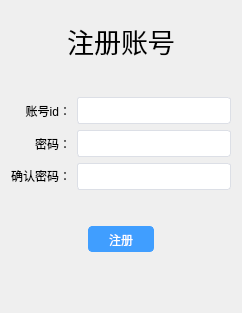
<?xml version="1.0" encoding="UTF-8"?>
<ui version="4.0">
 <class>CRegisterDialog</class>
 <widget class="QDialog" name="CRegisterDialog">
  <property name="geometry">
   <rect>
    <x>0</x>
    <y>0</y>
    <width>242</width>
    <height>313</height>
   </rect>
  </property>
  <property name="windowTitle">
   <string>注册账号</string>
  </property>
  <property name="styleSheet">
   <string notr="true">CRegisterDialog {
    background-color: white;
}

QPushButton {
    background-color: #fff;
    border: 1px solid #dcdfe6;
    color: #606266;
    padding: 4px 20px 2px 20px;
    border-radius: 4px;
}

QPushButton#btnRegiste {
    color: #fff;
    background-color: #409eff;
    border-color: #409eff;
}

QPushButton#btnRegiste:hover {
    color: #fff;
    background-color: #66b1ff;
    border-color: #66b1ff;
}

QPushButton#btnRegiste:pressed {
    color: #fff;
    background-color: #409eff;
    border-color: #409eff;
    padding-left: 0;
    padding-right: 0;
}

QLineEdit {
    background-color: #fff;
    border-radius: 3px;
    border: 1px solid #dcdfe6;
    color: #606266;
    height: 25px;
    padding: 0 15px;
    width: 100%;
}</string>
  </property>
  <layout class="QGridLayout" name="gridLayout">
   <item row="0" column="0">
    <widget class="QLabel" name="label">
     <property name="font">
      <font>
       <family>Consolas</family>
       <pointsize>20</pointsize>
      </font>
     </property>
     <property name="text">
      <string>注册账号</string>
     </property>
     <property name="alignment">
      <set>Qt::AlignCenter</set>
     </property>
    </widget>
   </item>
   <item row="1" column="0">
    <spacer name="verticalSpacer">
     <property name="orientation">
      <enum>Qt::Vertical</enum>
     </property>
     <property name="sizeType">
      <enum>QSizePolicy::Fixed</enum>
     </property>
     <property name="sizeHint" stdset="0">
      <size>
       <width>20</width>
       <height>20</height>
      </size>
     </property>
    </spacer>
   </item>
   <item row="2" column="0">
    <layout class="QVBoxLayout" name="verticalLayout">
     <item>
      <layout class="QHBoxLayout" name="horizontalLayout">
       <item>
        <widget class="QLabel" name="label_2">
         <property name="minimumSize">
          <size>
           <width>60</width>
           <height>0</height>
          </size>
         </property>
         <property name="text">
          <string>账号id：</string>
         </property>
         <property name="alignment">
          <set>Qt::AlignRight|Qt::AlignTrailing|Qt::AlignVCenter</set>
         </property>
        </widget>
       </item>
       <item>
        <widget class="QLineEdit" name="leUsername"/>
       </item>
      </layout>
     </item>
     <item>
      <layout class="QHBoxLayout" name="horizontalLayout_2">
       <item>
        <widget class="QLabel" name="label_3">
         <property name="minimumSize">
          <size>
           <width>60</width>
           <height>0</height>
          </size>
         </property>
         <property name="maximumSize">
          <size>
           <width>60</width>
           <height>16777215</height>
          </size>
         </property>
         <property name="text">
          <string>密码：</string>
         </property>
         <property name="textFormat">
          <enum>Qt::AutoText</enum>
         </property>
         <property name="scaledContents">
          <bool>false</bool>
         </property>
         <property name="alignment">
          <set>Qt::AlignRight|Qt::AlignTrailing|Qt::AlignVCenter</set>
         </property>
         <property name="wordWrap">
          <bool>false</bool>
         </property>
        </widget>
       </item>
       <item>
        <widget class="QLineEdit" name="lePassword">
         <property name="echoMode">
          <enum>QLineEdit::Password</enum>
         </property>
        </widget>
       </item>
      </layout>
     </item>
     <item>
      <layout class="QHBoxLayout" name="horizontalLayout_3">
       <item>
        <widget class="QLabel" name="label_4">
         <property name="text">
          <string>确认密码：</string>
         </property>
         <property name="textFormat">
          <enum>Qt::RichText</enum>
         </property>
         <property name="alignment">
          <set>Qt::AlignCenter</set>
         </property>
        </widget>
       </item>
       <item>
        <widget class="QLineEdit" name="leConfirmPassword">
         <property name="echoMode">
          <enum>QLineEdit::Password</enum>
         </property>
        </widget>
       </item>
      </layout>
     </item>
    </layout>
   </item>
   <item row="3" column="0">
    <spacer name="verticalSpacer_3">
     <property name="orientation">
      <enum>Qt::Vertical</enum>
     </property>
     <property name="sizeType">
      <enum>QSizePolicy::Fixed</enum>
     </property>
     <property name="sizeHint" stdset="0">
      <size>
       <width>20</width>
       <height>30</height>
      </size>
     </property>
    </spacer>
   </item>
   <item row="4" column="0">
    <layout class="QHBoxLayout" name="horizontalLayout_4">
     <item>
      <spacer name="horizontalSpacer_2">
       <property name="orientation">
        <enum>Qt::Horizontal</enum>
       </property>
       <property name="sizeHint" stdset="0">
        <size>
         <width>40</width>
         <height>20</height>
        </size>
       </property>
      </spacer>
     </item>
     <item>
      <widget class="QPushButton" name="btnRegiste">
       <property name="text">
        <string>注册</string>
       </property>
      </widget>
     </item>
     <item>
      <spacer name="horizontalSpacer">
       <property name="orientation">
        <enum>Qt::Horizontal</enum>
       </property>
       <property name="sizeHint" stdset="0">
        <size>
         <width>40</width>
         <height>20</height>
        </size>
       </property>
      </spacer>
     </item>
    </layout>
   </item>
   <item row="5" column="0">
    <spacer name="verticalSpacer_2">
     <property name="orientation">
      <enum>Qt::Vertical</enum>
     </property>
     <property name="sizeType">
      <enum>QSizePolicy::Fixed</enum>
     </property>
     <property name="sizeHint" stdset="0">
      <size>
       <width>20</width>
       <height>50</height>
      </size>
     </property>
    </spacer>
   </item>
  </layout>
 </widget>
 <resources/>
 <connections/>
</ui>
